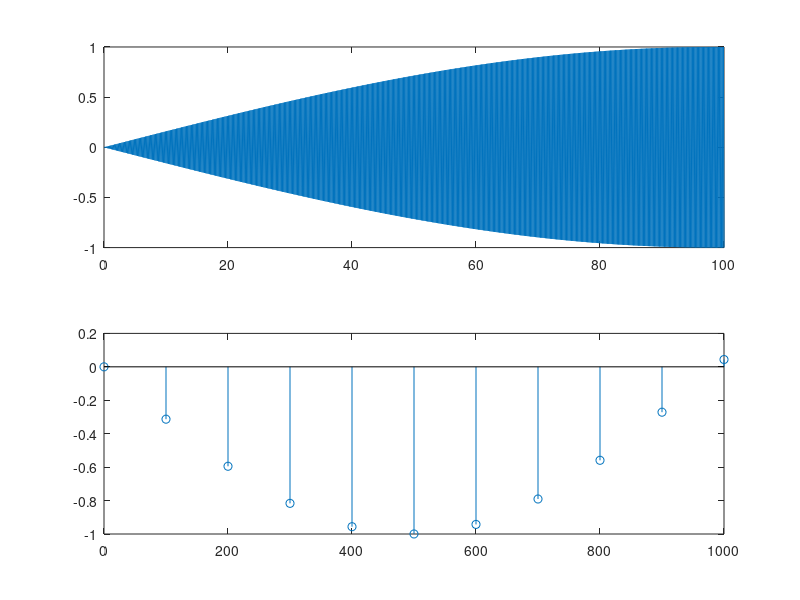

Reproduce this figure in MATLAB.
clear all;
close all;
clc;
f = input('Enter Frequency'); %100
fs = input('Enter Sample Frequency'); %10
t = 0:0.1:100;
ts = 0:100:1000;
x = sin(2*3.14*f*t);
subplot(2,1,1);
plot(t,x);
y = sin(2 * 3.14 * f / fs * ts);
subplot(2,1,2);
stem(ts,y);
